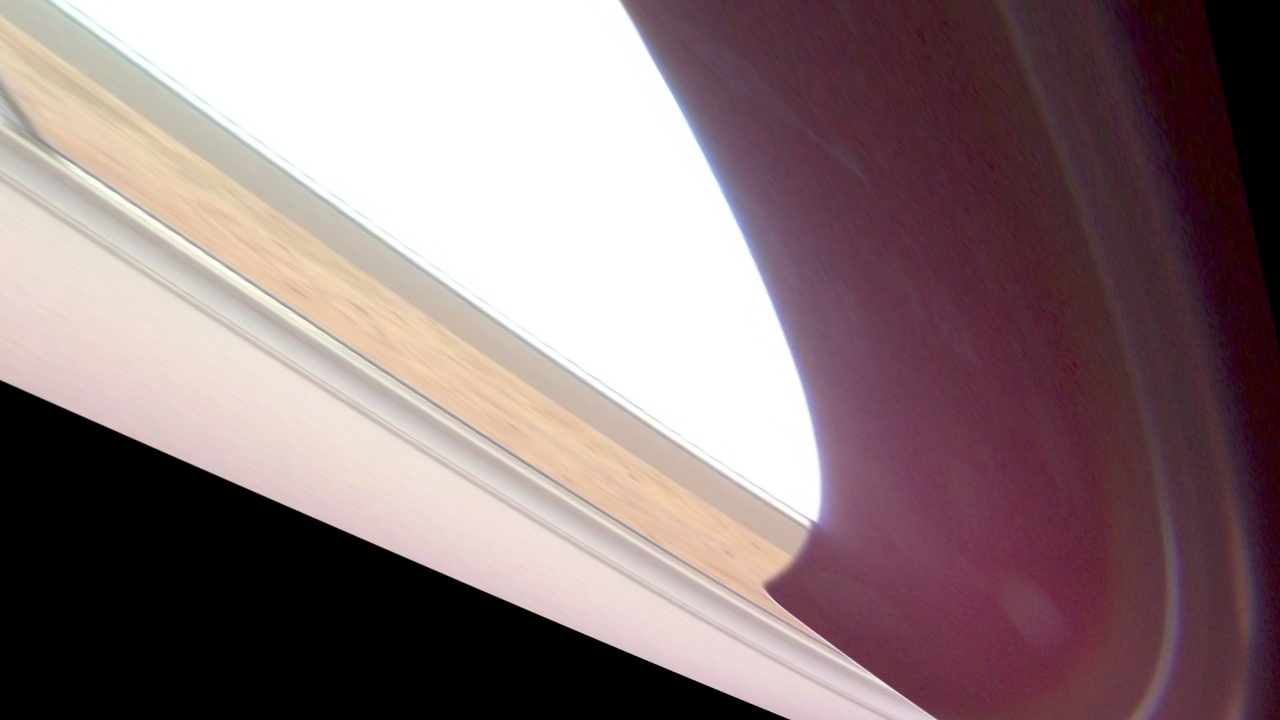
#> input picture camcal/images_undistort/calimag_flat_center_10mm_to_camera.jpg_undistort.jpg, 1280 x 720 px, found by its file name
$ jupyter execute --allow-errors unwarp1.ipynb   (shell and % lines are left out)   (older library calls are emulated)
#> lines starting #> are read from the running program, lines starting #| are printed output that depends on the picture; after the words box and inside, x2 and y2 are one past the last pixel; in counts of white or black regions, pixels touching at a corner belong together
# Unwarp Lane Images, V1
## Rainer Bareiss

shipping version
apply Lane() with averaging over image frames NOT implemented due to time constraints

30.11.2019

**based on Advanced Lane Finding Project**

The goals / steps of this project are the following:

* Compute the camera calibration matrix and distortion coefficients given a set of chessboard images.
* Apply a distortion correction to raw images.
* Use color transforms, gradients, etc., to create a thresholded binary image.
* Apply a perspective transform to rectify binary image ("birds-eye view").
* Detect lane pixels and fit to find the lane boundary.
* Determine the curvature of the lane and vehicle position with respect to center.
* Warp the detected lane boundaries back onto the original image.
* Output visual display of the lane boundaries and numerical estimation of lane curvature and vehicle position.

[//]: # (Image References)

[image1]: ./examples/undistort_output.png "Undistorted"
[image2]: ./test_images/test1.jpg "Road Transformed"
[image3]: ./examples/binary_combo_example.jpg "Binary Example"
[image4]: ./examples/warped_straight_lines.jpg "Warp Example"
[image5]: ./examples/color_fit_lines.jpg "Fit Visual"
[image6]: ./examples/example_output.jpg "Output"
[video1]: ./project_video.mp4 "Video"

## [Rubric](https://review.udacity.com/#!/rubrics/571/view) Points

### Here I will consider the rubric points individually and describe how I addressed each point in my implementation.

### Writeup / README

#### 1. Provide a Writeup / README that includes all the rubric points and how you addressed each one.  You can submit your writeup as markdown or pdf.  [Here](https://github.com/udacity/CarND-Advanced-Lane-Lines/blob/master/writeup_template.md) is a template writeup for this project you can use as a guide and a starting point.

You're reading it!

[cell 1]
import numpy as np
import cv2
import matplotlib.pyplot as plt
import matplotlib.image as mpimg
#%matplotlib qt5

import glob
from IPython.display import Image
from IPython.display import display

import pickle

[cell 2]
inputpath = 'camera_cal'
outputpath = 'output_images/'

global outputverbose
global firstframe

outputverbose= True
fristframe = True

### Camera Calibration

#### 1. Briefly state how you computed the camera matrix and distortion coefficients. Provide an example of a distortion corrected calibration image.

The code for this step is contained in the following code cell of this IPython notebook.

I start by preparing "object points", which will be the (x, y, z) coordinates of the chessboard corners in the world. Here I am assuming the chessboard is fixed on the (x, y) plane at z=0, such that the object points are the same for each calibration image.  Thus, `objp` is just a replicated array of coordinates, and `objpoints` will be appended with a copy of it every time I successfully detect all chessboard corners in a test image.  `imgpoints` will be appended with the (x, y) pixel position of each of the corners in the image plane with each successful chessboard detection.

I then used the output `objpoints` and `imgpoints` to compute the camera calibration and distortion coefficients using the `cv2.calibrateCamera()` function.  I applied this distortion correction to the test image using the `cv2.undistort()` function and obtained this result:

![alt text][image1]

### Pipeline (single images)

[cell 3]
img = mpimg.imread('/home/rainer/dev/37-donkey3/50-hardware/camcal/images_undistort/calimag_flat_center_10mm_to_camera.jpg_undistort.jpg')
#> img is the input picture: shape (720, 1280, 3); mean R, G, B 140.4, 120.8, 123.2

#### 1. Provide an example of a distortion-corrected image.

To demonstrate this step, I will describe how I apply the distortion correction to one of the test images like this one:

[cell 4]
import os
import numpy as np
import cv2

camera_matrix = np.load(inputpath+"/camera_matrix.npy")
#> (reads camcal/camera_matrix.npy from the repository)
dist_coeffs = np.load(inputpath+"/dist_coeffs.npy")
#> (reads camcal/dist_coeffs.npy from the repository)

new_camera_matrix = np.copy(camera_matrix)
new_camera_matrix[:2, :2] /= 2.

print(camera_matrix)
print(dist_coeffs)

print(cv2.__version__)

[cell 5]
for jpgname in os.listdir("./images_calibration"):
    print(jpgname)
    if not jpgname.endswith(".jpg"):
        continue
    if "undistort" in jpgname:
        continue
    jpg = cv2.imread(jpgname)
    jpg_undist = cv2.fisheye.undistortImage(jpg, camera_matrix, D=dist_coeffs, Knew=new_camera_matrix)
    # [5 lines of commented-out code are left out]

The effect of undistorting the image can be seen in the very lower part of the image when looking at the car.

#### 2. Describe how (and identify where in your code) you used color transforms, gradients or other methods to create a thresholded binary image.  Provide an example of a binary image result.

I used a combination of color and gradient thresholds to generate a binary image in the following code cell withe the function pipeline.

[cell 6]
# https://www.pyimagesearch.com/2015/04/06/zero-parameter-automatic-canny-edge-detection-with-python-and-opencv/
# [11 lines left out: function auto_canny, not called in this run]

[cell 7]
# 3 Use color transforms, gradients, etc., to create a thresholded binary image.

def pipeline(img, s_thresh=(170, 255), sx_thresh=(20, 100)):
#> called with s_thresh = (170, 255), sx_thresh = (20, 100)
    img = np.copy(img)
    gray = cv2.cvtColor(img, cv2.COLOR_RGB2GRAY)
    # Convert to HSV color space and separate the V channel
    hsv = cv2.cvtColor(img, cv2.COLOR_RGB2HLS).astype(np.float)
    v_channel = hsv[:,:,0]
    l_channel = hsv[:,:,1]
    s_channel = hsv[:,:,2]
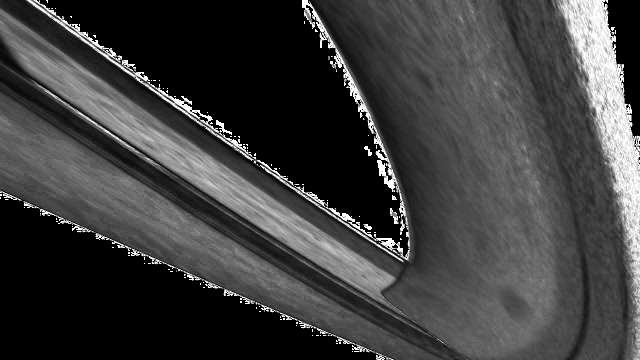
#> s_channel: shape (720, 1280) float64 (shown at 1/2 size); min 0, max 255, mean 62.4
    # Sobel x
    sobelx = cv2.Sobel(l_channel, cv2.CV_64F, 1, 0) # Take the derivative in x
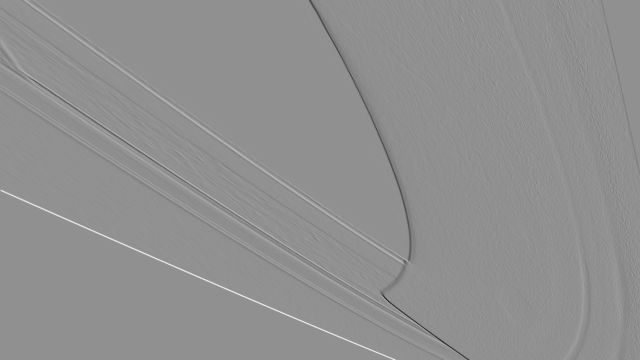
#> sobelx: shape (720, 1280) float64 (shown at 1/2 size); min -423, max 322, mean -0.6; drawn with min black and max white
    #sobelx = cv2.Sobel(gray, cv2.CV_64F, 1, 0) # Take the derivative in x
    abs_sobelx = np.absolute(sobelx) # Absolute x derivative to accentuate lines away from horizontal
    scaled_sobel = np.uint8(255*abs_sobelx/np.max(abs_sobelx))
#> `result = pipeline(img)`:
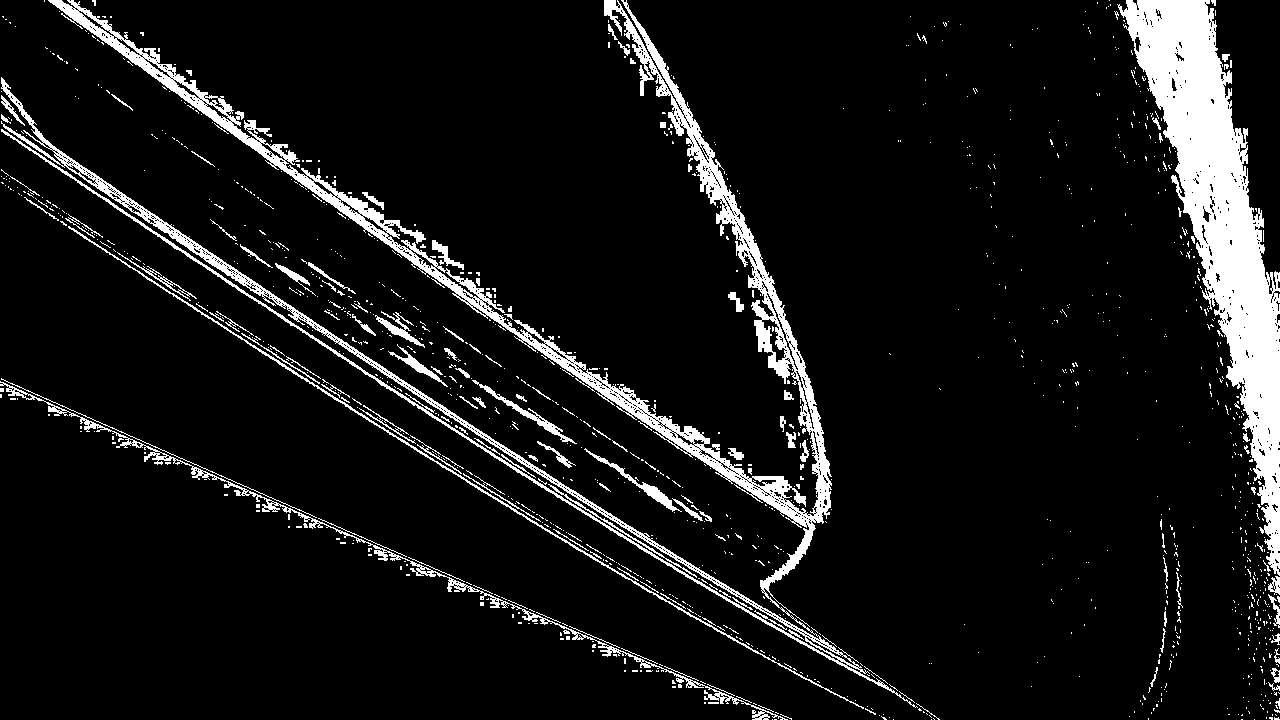
#> result: shape (720, 1280); values 0 (black) and 1 (white), 8.9% white; 1259 white regions (1133 under 20 px), largest, box (x1, y1, x2, y2) and area: (1, 0, 918, 708) 32664, (1117, 0, 1280, 576) 30190, (0, 381, 788, 720) 3529

    # Threshold x gradient
    sxbinary = np.zeros_like(scaled_sobel)
    sxbinary[(scaled_sobel >= sx_thresh[0]) & (scaled_sobel <= sx_thresh[1])] = 1

    # Threshold color channel
    s_binary = np.zeros_like(s_channel)
    s_binary[(s_channel >= s_thresh[0]) & (s_channel <= s_thresh[1])] = 1
    # Stack each channel
    # Note color_binary[:, :, 0] is all 0s, effectively an all black image. It might
    # be beneficial to replace this channel with something else.
    #color_binary = np.dstack(( np.zeros_like(sxbinary), sxbinary, s_binary))

    # Combine the two binary thresholds
    combined_binary = np.zeros_like(sxbinary)
    combined_binary[(s_binary == 1) | (sxbinary == 1)] = 1

    return combined_binary #color_binary

Here's an example of my output for this step.  (note: this is not actually from one of the test images)

#> (a cell that did not finish here is left out)

#### 3. Describe how (and identify where in your code) you performed a perspective transform and provide an example of a transformed image.

The code for my perspective transform includes a function called `warp()`, which appears in the following code cell.

The `warp()` function takes as inputs an image (`img`).

I choose to hardcode the source (src) and destination (dst) points in the following manner for a bestfit in the "straight lane image".

| Source        | Destination   |
|:-------------:|:-------------:|
| 264, 678      | 253, 686      |
| 596, 450      | 253, 0        |
| 684, 450      | 1041, 0       |
| 1041, 678     | 1041, 678     |

An alternative approach would have been to use the code from the example writeup:

```python
src = np.float32(
    [[(img_size[0] / 2) - 55, img_size[1] / 2 + 100],
    [((img_size[0] / 6) - 10), img_size[1]],
    [(img_size[0] * 5 / 6) + 60, img_size[1]],
    [(img_size[0] / 2 + 55), img_size[1] / 2 + 100]])
dst = np.float32(
    [[(img_size[0] / 4), 0],
    [(img_size[0] / 4), img_size[1]],
    [(img_size[0] * 3 / 4), img_size[1]],
    [(img_size[0] * 3 / 4), 0]])
```

[cell 9]
# https://www.pyimagesearch.com/2015/04/06/zero-parameter-automatic-canny-edge-detection-with-python-and-opencv/
def auto_canny(image, sigma=0.33):
	# compute the median of the single channel pixel intensities
#> called with sigma = 0.33
	v = np.median(image)
#> v = 105

	# apply automatic Canny edge detection using the computed median
	lower = int(max(0, (1.0 - sigma) * v))
#> lower = 70
	upper = int(min(255, (1.0 + sigma) * v))
#> upper = 139
	edged = cv2.Canny(image, lower, upper)
#> edged: shape (720, 1280); 1.7% white in thin lines or dots

	# return the edged image
	return edged

[cell 10]
# 4 Apply a perspective transform to rectify binary image ("birds-eye view").

# define source and destitation points
P_src= []
P_src.append([0  , 120])
P_src.append([160, 120])
P_src.append([ 92,  50])
P_src.append([ 78,  50])
print(P_src)
P_dst= []
P_dst.append([10  ,120])
P_dst.append([150, 120])
P_dst.append([150,   0])
P_dst.append([ 10,   0])
print(P_dst)

def warp(img):

    # define calibration box in source (original) and destination (desired or warped) coordinates
    img_size = (img.shape[1], img.shape[0])
    print(img_size)
#| (1280, 720)
    print(img.shape)
#| (720, 1280, 3)

    # four source coordinates
    '''
    src = np.float32(
    [[264, 678],
     [596, 450],
     [684, 450],
     [1041, 678]])

    # four desired coordinates
    dst = np.float32(
    [[ 253,686],
     [253,0],
     [1041,0],
     [ 1041,678]])
    '''
    #src = np.float32([[0,120],[160, 120],[95,50],[75,50]])
    #dst = np.float32([[0,120],[160,120],[160,0],[0,  0]])
    '''
    src = np.float32(
    [[(img_size[0] / 2) - 55, img_size[1] / 2 + 100],
    [((img_size[0] / 6) - 10), img_size[1]],
    [(img_size[0] * 5 / 6) + 60, img_size[1]],
    [(img_size[0] / 2 + 55), img_size[1] / 2 + 100]])
    dst = np.float32(
    [[(img_size[0] / 4), 0],
    [(img_size[0] / 4), img_size[1]],
    [(img_size[0] * 3 / 4), img_size[1]],
    [(img_size[0] * 3 / 4), 0]])
    '''
    #M = cv2.getPerspectiveTransform(src, dest)

    #print(dst)

    # compute the perspective transform M
    #M = cv2.getPerspectiveTransform(src, dst)
    M = cv2.getPerspectiveTransform(np.float32(P_src), np.float32(P_dst))

    # compute the inverse by swapping input parameters
    #Minv = cv2.getPerspectiveTransform(dst, src)

    # creat warped image by linear interpolation
    warped = cv2.warpPerspective(img, M, img_size, flags=cv2.INTER_LINEAR)

    return warped #, Minv

I verified that my perspective transform was working as expected by drawing the `src` and `dst` points onto a test image and its warped counterpart to verify that the lines appear parallel in the warped image.

[cell 11]
#print(P_src[0][0],P_src[1][0],P_src[2][0],P_src[3][0])
result = auto_canny(img)

#> (a cell that did not finish here is left out)

I verified that my perspective transform was working as expected by drawing the `src` and `dst` points onto a TRESHOLDED image and its warped counterpart to verify that the lines appear parallel in the warped image.

#> (a cell that did not finish here is left out)

#| (1280, 720)
#| (720, 1280)
#> in warp (call 2), `warped = cv2.warpPerspective(img, M, img_size, flags=cv2.INTER_LINEAR)`:
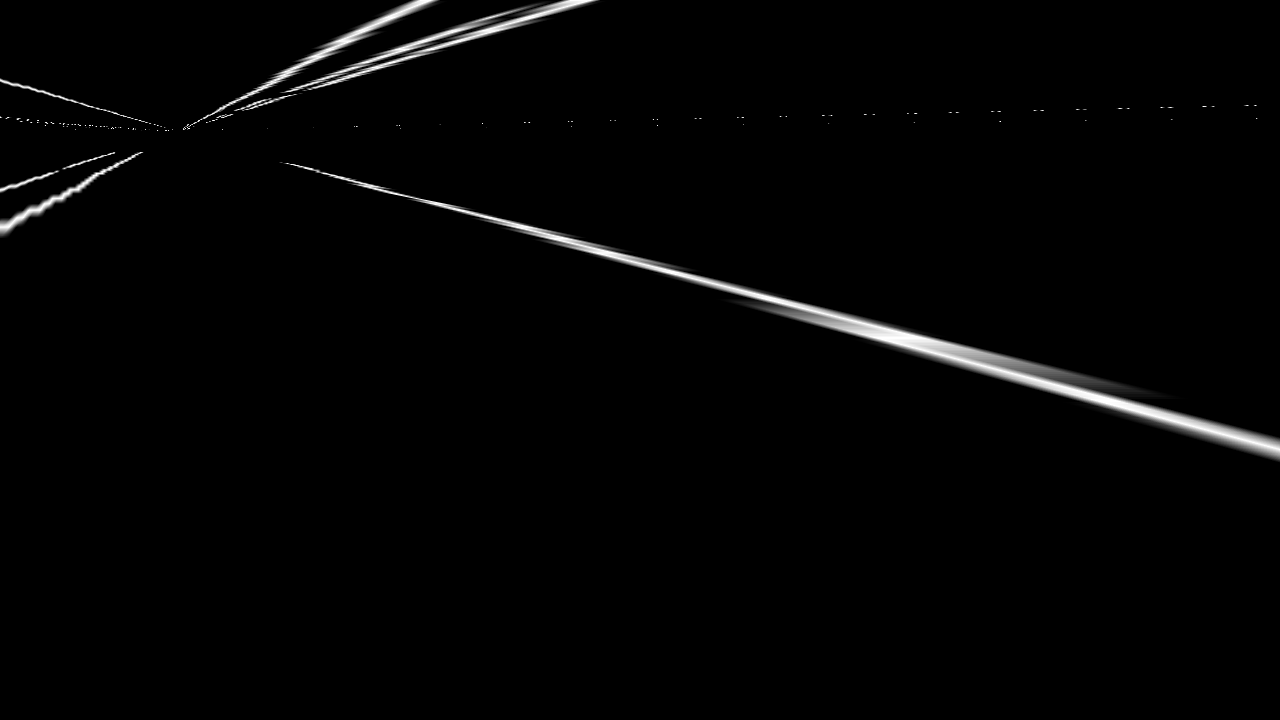
#> warped: shape (720, 1280); min 0, max 255, mean 4.2
    #warped_img = warp(img)

    f, (ax1, ax2) = plt.subplots(1, 2, figsize=(24, 9))
    f.tight_layout()

    ax1.set_title('Pipelined Image', fontsize=20)
    ax1.imshow(result, cmap='gray')
    ax1.scatter(x=[P_src[0][0],P_src[1][0],P_src[2][0],P_src[3][0]], y= [P_src[0][1],P_src[1][1],P_src[2][1],P_src[3][1]], c='r', s=40)
    #ax1.scatter(x=[264,596,684,1041], y=[678, 450, 450, 678],  c='r', s=40)
    ax1.scatter(x=[P_src[0][0],P_src[1][0],P_src[2][0],P_src[3][0]], y= [P_src[0][1],P_src[1][1],P_src[2][1],P_src[3][1]], c='r', s=40)

    ax2.set_title('Undistorted and Warped Image', fontsize=20)
    ax2.imshow(warped_img, cmap='gray')
    #ax2.scatter(x=[253, 253, 1041, 1041], y=[686, 0, 0, 686],  c='r', s=300)
    ax2.scatter(x=[P_dst[0][0],P_dst[1][0],P_dst[2][0],P_dst[3][0]], y= [P_dst[0][1],P_dst[1][1],P_dst[2][1],P_dst[3][1]], c='r', s=300)

    plt.subplots_adjust(left=0., right=1, top=0.9, bottom=0.)

#### 4. Describe how (and identify where in your code) you identified lane-line pixels and fit their positions with a polynomial?

Then I did some other stuff and fit my lane lines with a 2nd order polynomial kinda like this:

![alt text][image5]

[cell 14]
# 5 Detect lane pixels and fit to find the lane boundary.

# [106 lines left out: function detectlane0, not called in this run]

[cell 15]
# Define a class to receive the characteristics of each line detection
class Line():
    def __init__(self):
        # was the line detected in the last iteration?
        self.detected = False

        # x values of the last n fits of the line
        self.recent_xfitted = []

        #average x values of the fitted line over the last n iterations
        self.bestx = None

        #polynomial coefficients averaged over the last n iterations
        self.best_fit = None

        #polynomial coefficients for the most recent fit
        self.current_fit = [np.array([False])]

        #radius of curvature of the line in some units
        self.radius_of_curvature = None

        #distance in meters of vehicle center from the line
        self.line_base_pos = None

        #difference in fit coefficients between last and new fits
        self.diffs = np.array([0,0,0], dtype='float')

        #x values for detected line pixels
        self.allx = None

        #y values for detected line pixels
        self.ally = None

        # count number of frames
        self.nframes = 0

[cell 16]
# generate classes for storing lanes points
rightlane = Line()
leftlane = Line()

The basic idea to identify the lane base points (where it is located at the lower end of the picture)is to take a histogramm of the lower half of the image and take the peaks of left and right lane base point.

#> (a cell that did not finish here is left out)

A sliding window approach is used to determine the lane points of left and right lane as described in the lecture video and code.

#> (a cell that did not finish here is left out)

[cell 19]
# This code has been already prepared for speeding up the code once the lane has been detected

# [61 lines left out: function detectlane1, not called in this run]
    # [5 lines of commented-out code are left out]

[cell 20]
# this is a helpe routine to plot warped images

# [40 lines left out: function plot_warpedimage_lanes, not called in this run]

#### 5. Describe how (and identify where in your code) you calculated the radius of curvature of the lane and the position of the vehicle with respect to center.

The radius of curvature is done in the following code cell in function get_lane_curvature as described in the video lecture:

"For a lane line that is close to vertical, you can fit a line using this formula: f(y) = Ay^2 + By + C, where A, B, and C are coefficients.

A gives you the curvature of the lane line, B gives you the heading or direction that the line is pointing, and C gives you the position of the line based on how far away it is from the very left of an image (y = 0)."

[cell 21]
# [33 lines left out: function get_lane_curvature, not called in this run]

The position of the car in the lane is calculated using the base points of the lanes because I regard that as the most robust approach when reviewing the video frames (see video and discussion).

right lane base point --> rightx_base
left lane base point --> leftx-Base
midpoint of lane in pixels --> midpoint

```python
position = ((rightx_base - leftx_base)/2 - (midpoint - leftx_base)) * xm_per_pix
```

The pixels have to be converted to meters by using the formula given in the lecture:

"xm_per_pix = 3.7/700 # meters per pixel in x dimension"

[cell 22]
# [17 lines left out: function get_lane_position, not called in this run]

[cell 23]
# this is really BAD code, but we need the inverse for warping the image (should be removed if more times )

src = np.float32(
    [[264, 678],
     [596, 450],
     [684, 450],
     [1041, 678]])
#> src = [[264, 678], [596, 450], [684, 450], [1041, 678]]

# four desired coordinates
dst = np.float32(
    [[ 253,686],
     [253,0],
     [1041,0],
     [ 1041,678]])
# compute the inverse by swapping input parameters
Minv = cv2.getPerspectiveTransform(dst, src)
#> Minv = [[0.101, -0.822, 568.2], [-0.00663, -0.542, 450], [-1.47e-05, -0.00129, 1]]

[cell 24]
# [22 lines left out: function unwarp, not called in this run]

[cell 25]
#Define a complete new pipeline for the video

[cell 26]
# [112 lines left out: function image_pipeline3a, not called in this run]

#### 6. Provide an example image of your result plotted back down onto the road such that the lane area is identified clearly.

I implemented this step in the following notebook cell.  Here is an example of my result on a test image:

[cell 27]
# test vieo pipeline for one image
rightlane = Line()
leftlane = Line()
firstframe = True

# set image
#> (the rest of this cell did not finish here and is left out)

### Pipeline (video)

#### 1. Provide a link to your final video output.  Your pipeline should perform reasonably well on the entire project video (wobbly lines are ok but no catastrophic failures that would cause the car to drive off the road!).

The video is included in the zip-file and called "project_video_outfinal.mp4"

[cell 28]
# Import everything needed to edit/save/watch video clips
from moviepy.editor import VideoFileClip
from IPython.display import HTML

[cell 29]
# [14 lines left out: function process_image, not called in this run]

[cell 30]
rightlane = Line()
